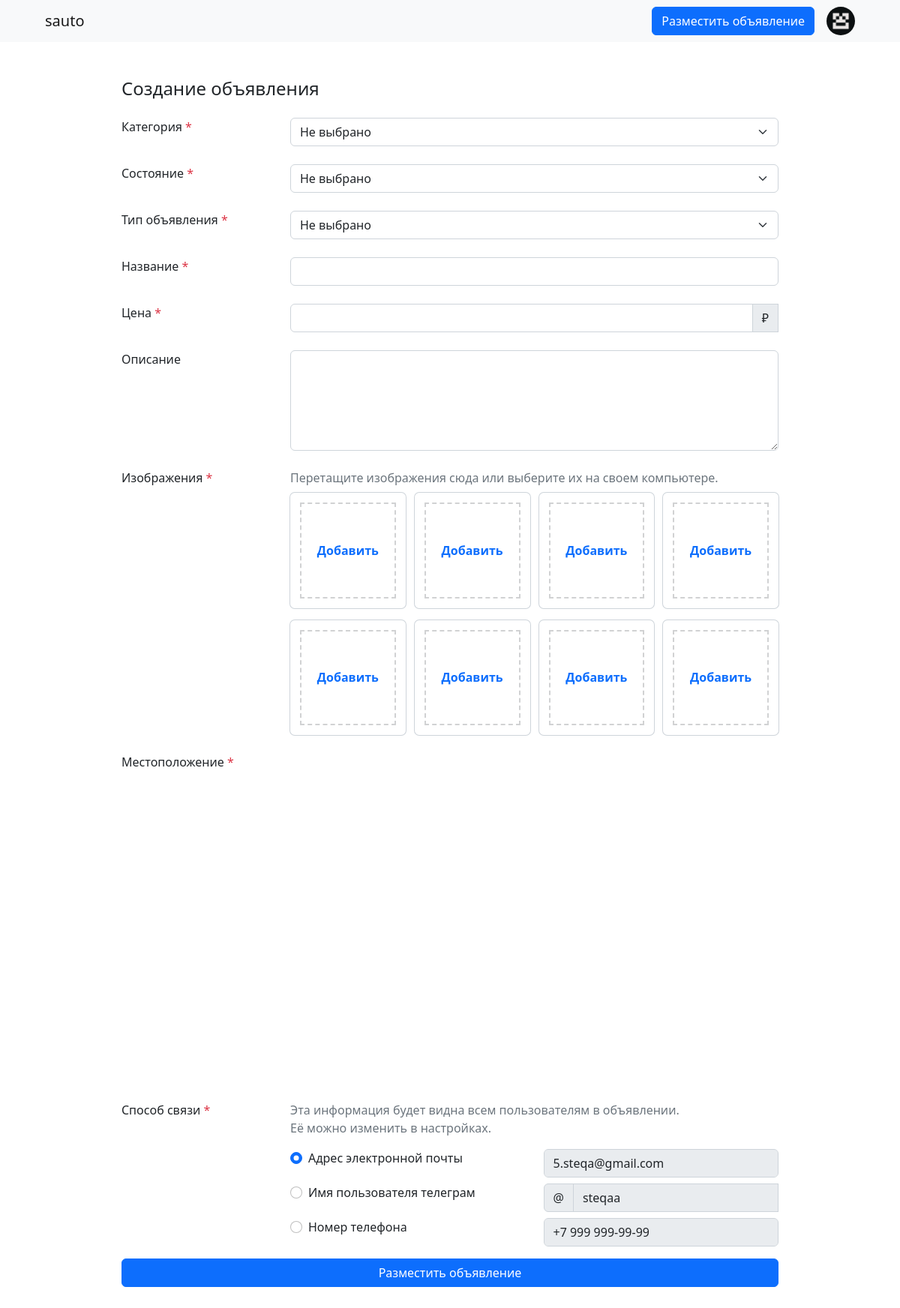
Page /add-announcement/ (signed in) on the committed database.
### accounts/models.py (models this page shows, shortened)
class User(AbstractBaseUser):
    email = models.EmailField(verbose_name="адрес электронной почты", max_length=260, unique=True)
    first_name = models.CharField(verbose_name="имя", max_length=150)
    last_name = models.CharField(verbose_name="фамилия", max_length=150)
    profile_image = models.ImageField(verbose_name="изображение профиля", upload_to=_get_profile_image_filepath, null=True, blank=True, default=_get_default_profile_image)
    date_joined = models.DateTimeField(verbose_name="дата регистрации", auto_now_add=True)
    last_login = models.DateTimeField(verbose_name="последний вход", auto_now=True)
    is_active = models.BooleanField(verbose_name="активный", default=True)
    is_staff = models.BooleanField(verbose_name="статус персонала", default=False)
    is_admin = models.BooleanField(verbose_name="статус администратора", default=False)
    is_superuser = models.BooleanField(verbose_name="статус суперпользователя", default=False)
    is_email_verified = models.BooleanField(verbose_name="статус проверенной электронной почты", default=False)
    last_password_updated = models.DateTimeField(verbose_name="последнее обновление пароля", auto_now=True)
    objects = UserManager()
    USERNAME_FIELD = 'email'
    REQUIRED_FIELDS = ['first_name', 'last_name']
    class Meta:
        verbose_name = 'пользователь'
        verbose_name_plural = 'пользователи'

### seller/models.py (models this page shows, shortened)
class Seller(models.Model):
    user = models.OneToOneField(User, verbose_name="пользователь", on_delete=models.CASCADE)
    telegram_username = models.CharField(verbose_name="имя пользователя телеграм", max_length=32, unique=True, blank=True, null=True)
    phone_number = PhoneNumberField(verbose_name="номер телефона", unique=True, blank=True, null=True)
    class Meta:
        verbose_name = 'продавец'
        verbose_name_plural = 'продавцы'

### announcement/views.py (the view, shortened to what this page needs)
# urls.py: path('add-announcement/', views.add_announcement, name='add-announcement'),
@login_required
def add_announcement(request):
    form = AnnouncementCreationForm
    context = {
        'form': form,
        'yandex_map_api_key': settings.YANDEX_MAP_API_KEY,
    }
    if not is_seller(request.user):
        seller_form = SellerCreationForm
        context['seller_form'] = seller_form
    return render(request, 'announcement/add-announcement.html', context)

### announcement/templatetags/announcement.py (called while the page is built)
@register.filter(name='phone_number_international')
def phone_number_international(number):
    phone_number = phonenumbers.parse(str(number))
    return phonenumbers.format_number(phone_number, phonenumbers.PhoneNumberFormat.INTERNATIONAL)

### seller/utils.py (called while the page is built)
def is_seller(user: User) -> bool:
    try:
        return True if Seller.objects.filter(user=user).first() else False
    except:
        return False

### announcement/templates/announcement/add-announcement.html (shortened to what this page needs)
{% extends 'announcement/base.html' %}
{% load static %}
{% load announcement %}
{% block content %}
<link rel="stylesheet" href="{% static 'css/dnd-area.css' %}">
<link rel="stylesheet" href="{% static 'css/announcement/image-validation.css' %}">
<div class="container col-9 my-5">
    <h4 class="mb-4">Создание объявления</h4>
    <form action="{% url 'add-announcement' %}" method="post" id="add_announcement_form">
        <div class="announcementFields">
            {% for field in form %}
            {% if field.is_hidden %}
            {% if field.id_for_label != 'id_latitude' and field.id_for_label != 'id_longitude' %}
            <div class="field-block">
                {{ field }}
                <div class="invalid-feedback"></div>
            </div>
            {% endif %}
            {% else %}
            <div class="row mb-2">
                {% if field.id_for_label == 'id_description' %}
                <div class="col-12 col-md-3 col-lg-3 mb-2">{{ field.label }}</div>
                {% else %}
                <div class="col-12 col-md-3 col-lg-3 mb-2">
                    {{ field.label }}
                    <span class="not-selectable text-danger">*</span>
                </div>
                {% endif %}
                <div class="col-12 col-md-9 col-lg-9 mb-3 field-block">
                    {% if field.id_for_label == 'id_price' %}
                    <div class="input-group field-block">
                        {{ field }}
                        <span class="input-group-text">&#8381</span>
                    </div>
                    {% else %}
                    {{ field }}
                    {% endif %}
                </div>
            </div>
            {% endif %}
            {% endfor %}
        </div>
        <div class="row mb-2 imageFields">
            <div class="col-12 col-md-3 col-lg-3 mb-2">
                Изображения
                <span class="not-selectable text-danger">*</span>
            </div>
            <div class="col-12 col-md-9 col-lg-9 row pe-0">
                <p class="mb-2 text-secondary">Перетащите изображения сюда или выберите их на своем компьютере.</p>
                {% for r in '01234567' %}
                <div class="col-12 col-sm-6 col-md-3 col-xxl-3 mb-3 pe-0 field-block">
                    <div id="upload-container">
                        <div class="upload-container-content">
                            <label for="file-input{{ r }}" class="visually-hidden=md">
                                <a class="fw-bolder pointer text-decoration-none text-center">Добавить</a>
                            </label>
                        </div>
                    </div>
                </div>
                {% endfor %}
            </div>
        </div>
        <div class="row mb-2 locationFields">
            <div class="col-12 col-md-3 col-lg-3 mb-2">
                Местоположение
                <span class="not-selectable text-danger">*</span>
            </div>
            <div class="col-12 col-md-9 col-lg-9">
                <div id="map" action="{% url 'add-announcement' %}" class="mb-3" style="height: 440px;"></div>
            </div>
        </div>
        <div class="row mb-2 sellerFields">
            <div class="col-12 col-md-3 col-lg-3 mb-2">
                Способ связи
                <span class="not-selectable text-danger">*</span>
            </div>
            <div class="col-12 col-md-9 col-lg-9">
                <p class="mb-3 text-secondary">
                    {% if not seller_form %}
                    Эта информация будет видна всем пользователям в объявлении.<br>Её можно изменить в настройках.
                    {% else %}
                    Эта информация будет видна всем пользователям в объявлении.<br>Её можно будет изменить в настройках.
                    {% endif %}
                </p>
                <div class="row mb-2">
                    <div class="col-12 col-sm-6">
                        <div class="form-check">
                            <input class="form-check-input communicationMethodRadio" type="radio" value="0"
                                id="communicationMethodEmail" checked="true">
                            <label class="form-check-label" for="communicationMethodEmail">
                                Адрес электронной почты
                            </label>
                        </div>
                    </div>
                    <div class="col-12 col-sm-6 field-block">
                        <input type="email" class="form-control" value="{{ request.user.email }}" disabled>
                    </div>
                </div>
                <div class="row mb-2">
                    <div class="col-12 col-sm-6">
                        <div class="form-check">
                            {% if not seller_form %}
                            {% if request.user.seller.telegram_username is None %}
                            <input class="form-check-input communicationMethodRadio" type="radio" value="1"
                                id="communicationMethodTelegramUsernameRadio" disabled>
                            {% else %}
                            <input class="form-check-input communicationMethodRadio" type="radio" value="1"
                                id="communicationMethodTelegramUsernameRadio">
                            {% endif %}
                            {% else %}
                            <input class="form-check-input communicationMethodRadio" type="radio" value="1"
                                id="communicationMethodTelegramUsernameRadio" disabled>
                            {% endif %}
                            <label class="form-check-label" for="communicationMethodTelegramUsernameRadio">
                                Имя пользователя телеграм
                            </label>
                        </div>
                    </div>
                    <div class="col-12 col-sm-6 sellerFields">
                        <div class="input-group field-block"
                            data-communication-method-input-id="communicationMethodTelegramUsernameRadio">
                            <span class="input-group-text">@</span>
                            {% if not seller_form %}
                            {% if request.user.seller.telegram_username is None %}
                            <input type="text" name="telegram_username" class="form-control" value="Не установлено"
                                disabled>
                            {% else %}
                            <input type="text" name="telegram_username" class="form-control"
                                value="{{ request.user.seller.telegram_username }}" disabled>
                            {% endif %}
                            {% else %}
                            {{ seller_form.telegram_username }}
                            {% endif %}
                        </div>
                    </div>
                </div>
                <div class="row mb-2">
                    <div class="col-12 col-sm-6">
                        <div class="form-check">
                            {% if not seller_form %}
                            {% if request.user.seller.phone_number is None %}
                            <input class="form-check-input communicationMethodRadio" type="radio" value="2"
                                id="communicationMethodPhoneNumberRadio" disabled>
                            {% else %}
                            <input class="form-check-input communicationMethodRadio" type="radio" value="2"
                                id="communicationMethodPhoneNumberRadio">
                            {% endif %}
                            {% else %}
                            <input class="form-check-input communicationMethodRadio" type="radio" value="2"
                                id="communicationMethodPhoneNumberRadio" disabled>
                            {% endif %}
                            <label class="form-check-label" for="communicationMethodPhoneNumberRadio">
                                Номер телефона
                            </label>
                        </div>
                    </div>
                    <div class="col-12 col-sm-6">
                        <div class="row g-0 sellerFields">
                            {% if not seller_form %}
                            <div class="field-block">
                                {% if request.user.seller.phone_number is None %}
                                <input type="text" name="phone_number_1" class="form-control" value="Не установлено"
                                    disabled>
                                {% else %}
                                <input type="text" name="phone_number_1" class="form-control"
                                    value="{{ request.user.seller.phone_number|phone_number_international }}" disabled>
                                {% endif %}
                            </div>
                            {% endif %}
                        </div>
                    </div>
                </div>
            </div>
        </div>
        <div class="d-grid">
            <button class="btn btn-primary" type="submit">Разместить объявление</button>
        </div>
    </form>
</div>
{% endblock %}

### announcement/templates/announcement/base.html (shortened to what this page needs)
<!DOCTYPE html>
{% load static %}
<html lang="en">
<head>
    <link href="https://cdn.jsdelivr.net/npm/bootstrap@5.2.2/dist/css/bootstrap.min.css" rel="stylesheet"
>
    <link rel="stylesheet" href="{% static 'css/styles.css' %}">
</head>
<body>
    <div class="toast-container position-fixed top-0 start-50 translate-middle-x p-3">
    </div>
    <nav class="navbar navbar-expand-lg bg-light">
        <div class="container-fluid">
            <a class="navbar-brand ms-3 ms-lg-5" href="{% url 'announcements' %}">sauto</a>
            <div class="collapse navbar-collapse my-4 my-lg-0" id="navbarSupportedContent">
                <a href="{% url 'add-announcement' %}" class="btn btn-primary ms-3 ms-lg-0 mt-3 mt-lg-0"
                    style="white-space: nowrap;">Разместить объявление</a>
                {% if request.user.is_authenticated %}
                <div class="dropdown ms-3 me-5 mt-3 mt-lg-0" bis_skin_checked="1">
                    <a href="#" class="d-block link-dark text-decoration-none" data-bs-toggle="dropdown"
                        aria-expanded="false">
                        <img src="{{ user.profile_image.url }}" alt="..." width="38" height="38" class="rounded-circle">
                    </a>
                </div>
                {% else %}
                <a href="{% url 'login-user' %}" class="btn btn-outline-primary ms-3 me-5 mt-3 mt-lg-0">Войти</a>
                {% endif %}
            </div>
        </div>
    </nav>
    {% block content %}
    {% endblock %}
</body>
</html>

### static/css/styles.css (style rules this page uses)
.pointer { cursor: pointer; }
.not-selectable { user-select: none; }

### static/css/dnd-area.css (style rules this page uses)
#upload-container { position: relative; display: flex; justify-content: center; align-items: center; flex-direction: column; width: 100%; }
#upload-container::after { content: ''; display: block; padding-top: 100%; }
.upload-container-content { position: absolute; display: flex; justify-content: center; align-items: center; flex-direction: column; top: 0; left: 0; width: 100%; height: 100%; outline: 2px dashed rgba(33, 37, 41, 0.2); outline-offset: -15px; background-color: #fff; box-shadow: 0 0 0 1px #ced4da; border: 14px solid #fff; border-radius: 0.375rem; background-repeat: no-repeat; background-position: center; background-size: cover; }

### rows in the picture
User: profile_image (picture), user.email "5.steqa@gmail.com", telegram_username "steqaa", phone_number_1 "+7 999 999-99-99"

### other values in the picture
{{ field.label }} "Категория" "Состояние" "Тип объявления" "Название" "Цена"
{{ field.label }} "Описание"
